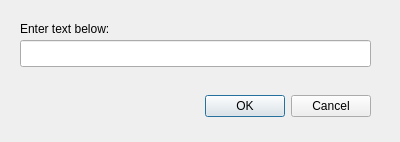
<?xml version="1.0" encoding="UTF-8"?>
<ui version="4.0">
 <class>Dialog_add_item</class>
 <widget class="QDialog" name="Dialog_add_item">
  <property name="geometry">
   <rect>
    <x>0</x>
    <y>0</y>
    <width>400</width>
    <height>142</height>
   </rect>
  </property>
  <property name="windowTitle">
   <string>Add Code</string>
  </property>
  <widget class="QDialogButtonBox" name="buttonBox">
   <property name="geometry">
    <rect>
     <x>170</x>
     <y>90</y>
     <width>201</width>
     <height>32</height>
    </rect>
   </property>
   <property name="orientation">
    <enum>Qt::Horizontal</enum>
   </property>
   <property name="standardButtons">
    <set>QDialogButtonBox::Cancel|QDialogButtonBox::Ok</set>
   </property>
  </widget>
  <widget class="QLineEdit" name="lineEdit">
   <property name="geometry">
    <rect>
     <x>20</x>
     <y>40</y>
     <width>351</width>
     <height>27</height>
    </rect>
   </property>
  </widget>
  <widget class="QLabel" name="label">
   <property name="geometry">
    <rect>
     <x>20</x>
     <y>20</y>
     <width>141</width>
     <height>17</height>
    </rect>
   </property>
   <property name="text">
    <string>Enter text below:</string>
   </property>
  </widget>
 </widget>
 <tabstops>
  <tabstop>lineEdit</tabstop>
  <tabstop>buttonBox</tabstop>
 </tabstops>
 <resources/>
 <connections>
  <connection>
   <sender>buttonBox</sender>
   <signal>accepted()</signal>
   <receiver>Dialog_add_item</receiver>
   <slot>accept()</slot>
   <hints>
    <hint type="sourcelabel">
     <x>248</x>
     <y>254</y>
    </hint>
    <hint type="destinationlabel">
     <x>157</x>
     <y>274</y>
    </hint>
   </hints>
  </connection>
  <connection>
   <sender>buttonBox</sender>
   <signal>rejected()</signal>
   <receiver>Dialog_add_item</receiver>
   <slot>reject()</slot>
   <hints>
    <hint type="sourcelabel">
     <x>316</x>
     <y>260</y>
    </hint>
    <hint type="destinationlabel">
     <x>286</x>
     <y>274</y>
    </hint>
   </hints>
  </connection>
 </connections>
</ui>
